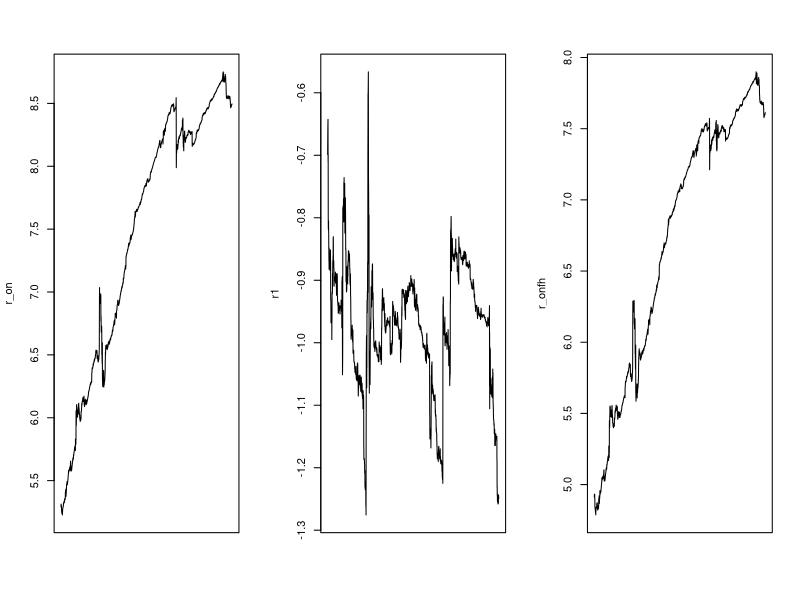

This figure's R source:
rm(list = setdiff(ls(),lsf.str()))
library(data.table)

dat1 <- fread( "./Data/tvalues_seqrolling_500_SPY.csv")
dat2 <- fread( "./Data/tvalues_seqrolling_GAO_500_SPY.csv")

dat1 <- data.frame(dat1)
dat2 <- data.frame(dat2)

dim(dat1)
dim(dat2)

tvalues <- dat1
tvalues$r_onfh <- dat2$r_onfh

pdf("./images/tvalues_seqrolling_vis_spy.pdf", 20,5)
par(mfrow = c(1,3))
plot(tvalues$r_on, type="l", xaxt = "n", xlab = "", ylab="r_on")
plot(tvalues$r1, type="l", xaxt = "n", xlab = "", ylab="r1")
plot(tvalues$r_onfh, type="l", xaxt = "n", xlab = "", ylab="r_onfh")

dev.off()
